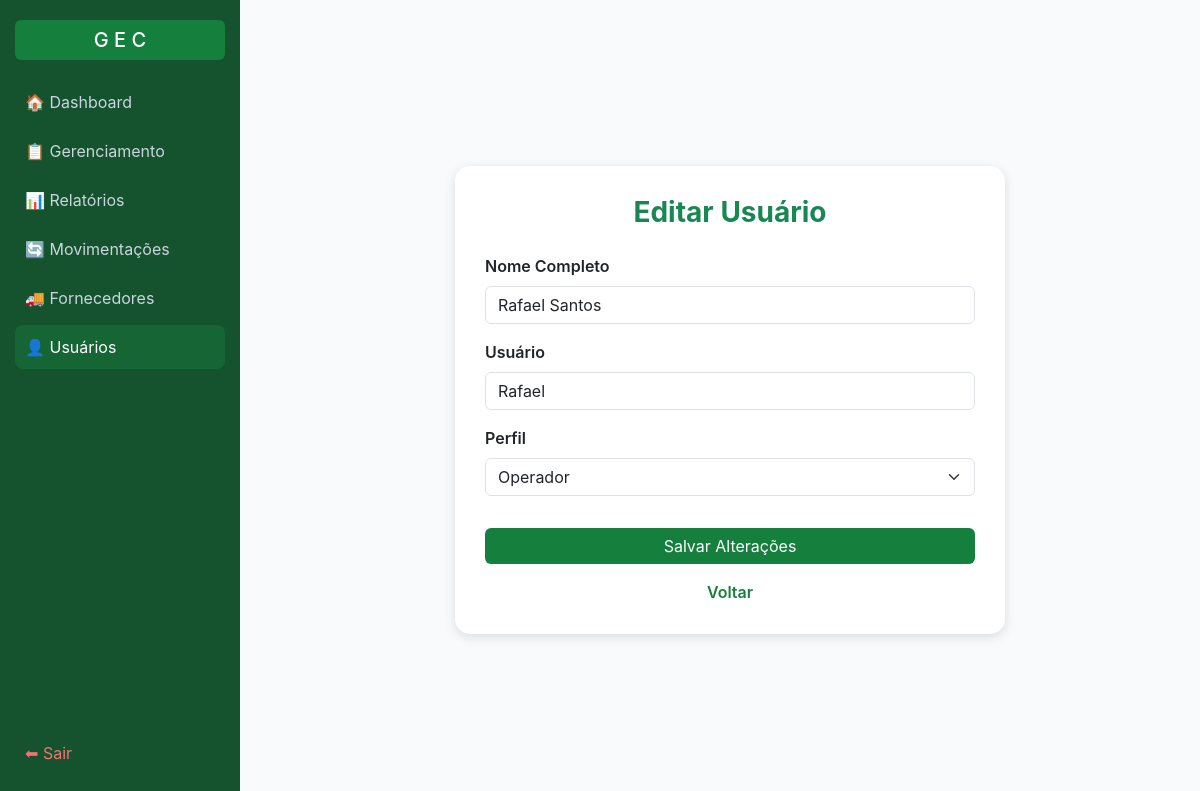
Page /usuarios/editar/5 (signed in) on the committed database.
### tables this page shows
CREATE TABLE "usuarios" (
	"id"	INTEGER,
	"nome"	TEXT NOT NULL,
	"usuario"	TEXT NOT NULL,
	"senha"	TEXT NOT NULL,
	"perfil"	TEXT NOT NULL DEFAULT 'operador',
    "ativo" TEXT NOT NULL DEFAULT 1,
	PRIMARY KEY("id" AUTOINCREMENT)
);

### app.py (the view, shortened to what this page needs)
@app.route("/usuarios/editar/<int:id>", methods=["GET", "POST"])
@admin_required
def editar_usuario(id):
    conn = conectar()
    cur = conn.cursor()
    usuario = cur.execute("SELECT * FROM usuarios WHERE id=?", (id,)).fetchone()
    conn.close()
    return render_template("usuarios/editar.html", usuario=usuario)

### app.py (called while the page is built)
def admin_required(f):
    @wraps(f)
    def wrapper(*args, **kwargs):
        if not session.get("usuario"):
            flash("Faça login primeiro!")
            return redirect(url_for("login"))
        if session.get("perfil") != "admin":
            flash("Acesso restrito a administradores.")
            return redirect(url_for("home"))
        return f(*args, **kwargs)
    return wrapper

### data/db.py (called while the page is built)
def conectar():
    return sqlite3.connect("data/estoque.db")

### templates/usuarios/editar.html (shortened to what this page needs)
<!DOCTYPE html>
<html lang="pt-BR">
<head>
  <link href="https://cdn.jsdelivr.net/npm/bootstrap@5.3.0/dist/css/bootstrap.min.css" rel="stylesheet">
</head>
<body>
  <div class="sidebar">
    <div>
      <h5>G E C</h5>
      <a href="{{ url_for('home') }}">🏠 Dashboard</a>
      <a href="{{ url_for('gerenciamento') }}">📋 Gerenciamento</a>
      <a href="{{ url_for('relatorios') }}">📊 Relatórios</a>
      <a href="{{ url_for('movimentacao') }}">🔄 Movimentações</a>
      <a href="{{ url_for('listar_forn') }}">🚚 Fornecedores</a>
      <a href="{{ url_for('listar_usuarios') }}" class="active">👤 Usuários</a>
    </div>
    <div>
      <a href="{{ url_for('login') }}" class="logout" style="color:#f87171">⬅ Sair</a>
    </div>
  </div>
  <div class="content">
    <div class="card-box">
      <h3 class="fw-bold text-success mb-4 text-center">Editar Usuário</h3>
      <form method="POST" action="{{ url_for('editar_usuario', id=usuario[0]) }}">
        <div class="mb-3">
          <label class="form-label">Nome Completo</label>
          <input type="text" name="nome" class="form-control" required value="{{ usuario[1] }}">
        </div>
        <div class="mb-3">
          <label class="form-label">Usuário</label>
          <input type="text" name="usuario" class="form-control" required value="{{ usuario[2] }}">
        </div>
        <div class="mb-3">
          <label class="form-label">Perfil</label>
          <select name="perfil" class="form-select" required>
            <option value="operador" {% if usuario[4] == "operador" %}selected{% endif %}>Operador</option>
          </select>
        </div>
        <button class="btn btn-success w-100 mt-3">Salvar Alterações</button>
      </form>
      <div class="text-center mt-3">
        <a href="{{ url_for('listar_usuarios') }}" class="back-link">Voltar</a>
      </div>
    </div>
  </div>
</body>
</html>

### templates/usuarios/editar.html (style rules this page uses)
body { background-color: #f9fafb; font-family: "Inter", sans-serif; }
.sidebar { height: 100vh; width: 240px; background-color: #14532d; color: #fff; position: fixed; top: 0; left: 0; padding: 20px 15px; display: flex; flex-direction: column; justify-content: space-between; }
.sidebar h5 { text-align: center; background-color: #15803d; border-radius: 6px; padding: 8px 0; margin-bottom: 20px; }
.sidebar a { display: block; color: #cbd5e1; text-decoration: none; padding: 10px; border-radius: 8px; margin-bottom: 5px; transition: 0.2s; }
.sidebar a:hover, .sidebar a.active { background-color: #166534; color: #fff; }
.content { margin-left: 260px; padding: 40px; min-height: 100vh; display: flex; justify-content: center; align-items: center; }
.card-box { width: 100%; max-width: 550px; background: white; border-radius: 15px; padding: 30px; box-shadow: 0 3px 12px rgba(0,0,0,0.12); }
.form-label { font-weight: 600; }
.btn-success { background-color: #15803d; border: none; }
.back-link { color: #15803d; font-weight: 600; text-decoration: none; }

### rows in the picture
usuarios: nome "Rafael Santos", usuario "Rafael", perfil "Operador"
